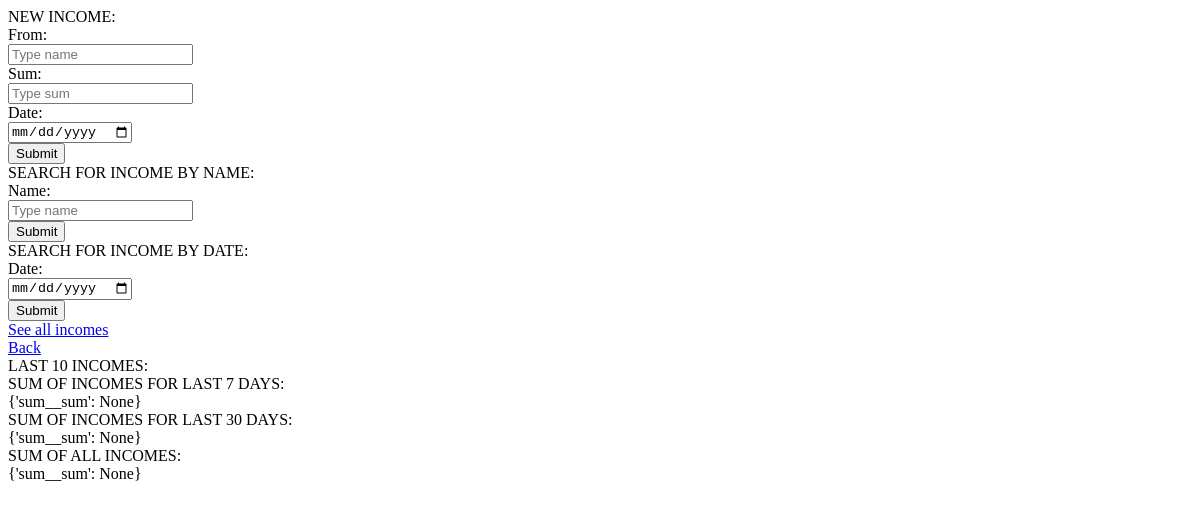
/manage_incomes.html, run on an earlier commit of the app's database.
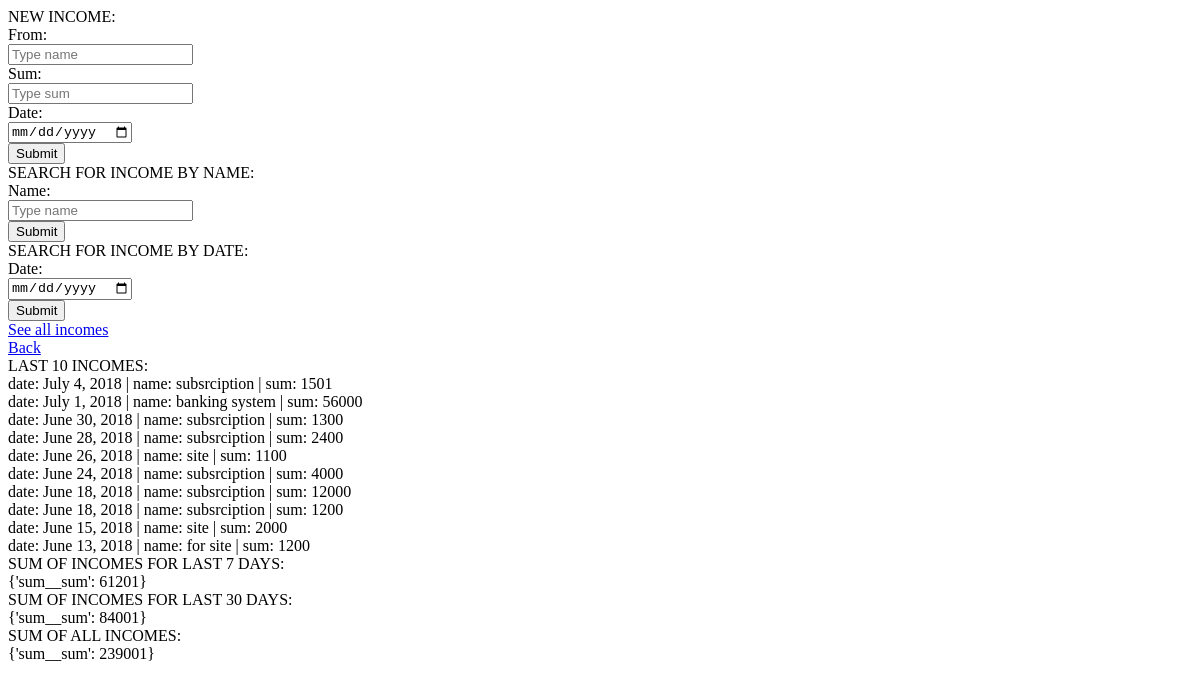
And on a later commit of the database.
### manager/models.py (models this page shows)
class Income(models.Model):
    sum = models.IntegerField(null=True)
    date = models.DateField(default=datetime.now, blank=True)
    name = models.CharField(max_length=50)

### manager/views.py (the view, shortened to what this page needs)
# urls.py: url(r'^manage_incomes\.html', views.manage_incomes),
def manage_incomes(request):
    incomes = Income.objects.order_by('-date')[:10]
    sum = Income.objects.aggregate(Sum('sum'))
    sum_month = Income.objects.filter(date__gte=dt.today() - timedelta(days=30)).aggregate(Sum('sum'))
    sum_week = Income.objects.filter(date__gte=dt.today() - timedelta(days=7)).aggregate(Sum('sum'))
    return render(request, 'manage_incomes.html',
                  {'incomes': incomes, 'sum': sum, 'sum_month': sum_month, 'sum_week': sum_week})

### manager/templates/manage_incomes.html (shortened to what this page needs)
<!DOCTYPE html>
<html>
    <head>
    </head>
    <body>
        NEW INCOME:
        <form action="/manage_incomes.html" method="POST">
            From:<br>
            <input name="name_i" type="text" placeholder="Type name"/><br>
            Sum:<br>
            <input name="sum_i" type="number" placeholder="Type sum"/><br>
            Date:<br>
            <input name="date_i" type="date" placeholder="Type date"/><br>
            <input type="submit"/>
        </form>
        SEARCH FOR INCOME BY NAME:
        <form action="/search_incomes.html" method="POST">
            Name:<br>
            <input name="name" type="text" placeholder="Type name"/><br>
            <input type="submit"/><br>
        </form>
        SEARCH FOR INCOME BY DATE:
        <form action="/search_incomes.html" method="POST">
            Date:<br>
            <input name="date" type="date" placeholder="Type date"/><br>
            <input type="submit"/><br>
        </form>
        <a href="/see_all_incomes.html">See all incomes</a><br>
        <a href="/">Back</a><br>
        LAST 10 INCOMES:<br>
        {% for income in incomes %}
            date: {{ income.date }} | name: {{ income.name }} | sum: {{ income.sum }}  <br/>
        {% endfor %}
        SUM OF INCOMES FOR LAST 7 DAYS:<br>
        {{ sum_week }}<br>
        SUM OF INCOMES FOR LAST 30 DAYS:<br>
        {{ sum_month }}<br>
        SUM OF ALL INCOMES:<br>
        {{ sum }}<br>
    </body>
</html>

What changed in the data, as far as the page shows it:
added Income: date "July 4, 2018", name "subsrciption", sum "1501"
added Income: date "July 1, 2018", name "banking system", sum "56000"
added Income: date "June 30, 2018", name "subsrciption", sum "1300"
added Income: date "June 28, 2018", name "subsrciption", sum "2400"
added Income: date "June 26, 2018", name "site", sum "1100"
added Income: date "June 24, 2018", name "subsrciption", sum "4000"
added Income: date "June 18, 2018", name "subsrciption", sum "12000"
added Income: date "June 18, 2018", name "subsrciption", sum "1200"
added Income: date "June 15, 2018", name "site", sum "2000"
added Income: date "June 13, 2018", name "for site", sum "1200"
Also different on the page:
{{ sum_week }}: "{'sum__sum': None}" → "{'sum__sum': 61201}"
{{ sum_month }}: "{'sum__sum': None}" → "{'sum__sum': 84001}"
{{ sum }}: "{'sum__sum': None}" → "{'sum__sum': 239001}"
